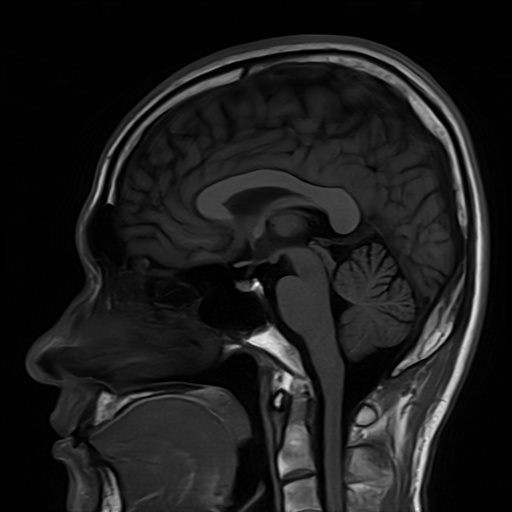
%> input picture Experiment_03/Inputs/images/MRI.jpg, 512 x 512 px
$ octave --eval "task_3_4;"   (GNU Octave 9; MATLAB toolbox functions it lacks are replaced by stand-ins)
%> lines starting %> are read from the running program, lines starting %| are printed output that depends on the picture
%% ==============================================================================
%% SCRIPT: task_3_4.m
%% Experiment 03: Image Smoothing of Medical Images Using Spatial Domain Mean & Gaussian Filters
%% Task 3.4: Quantitative Image Quality Benchmarking (PSNR, SSIM, CNR)
%% Course: Medical Image Processing | Riphah International University
%% Instructor: Engr. Rana Talha Khalid
%% ==============================================================================

function task_3_4()
    fprintf('======================================================================\n');
    fprintf('EXPERIMENT 03 - MATLAB TASK 3.4: QUANTITATIVE BENCHMARKING (PSNR, SSIM, CNR)\n');
    fprintf('======================================================================\n');

    script_dir = fileparts(mfilename('fullpath'));
    exp_dir = fileparts(script_dir);
    img_path = fullfile(exp_dir, 'Inputs', 'images', 'MRI.jpg');

    if ~exist(img_path, 'file')
        img_path = fullfile(exp_dir, '..', '..', 'images', 'MRI.jpg');
    end

    img = imread(img_path);
%> img is the input picture: size 512x512 uint8; min 0, max 254, mean 27.9
    if size(img, 3) == 3
        img = rgb2gray(img);
    end

    [H, W] = size(img);
%> H = 512; W = 512

    % Simulate Gaussian noise
    rng(42);
    noise_var = (18 / 255)^2;
    noisy = imnoise(img, 'gaussian', 0, noise_var);

    % Filter images
    h_mean5 = fspecial('average', [5 5]);
    mean5 = imfilter(noisy, h_mean5, 'replicate');

    h_gauss5 = fspecial('gaussian', [5 5], 1.2);
    gauss5 = imfilter(noisy, h_gauss5, 'replicate');

    % Define ROIs
    % ROI 1: Signal (Cortex / Parenchyma) [rows H/2-20:H/2+20, cols W/2-20:W/2+20]
    r_sig_y1 = round(H/2) - 20; r_sig_y2 = round(H/2) + 20;
%> after `r_sig_y1 = round(H/2) - 20`: r_sig_y1 = 236
%> after `r_sig_y2 = round(H/2) + 20`: r_sig_y2 = 276
    r_sig_x1 = round(W/2) - 20; r_sig_x2 = round(W/2) + 20;
%> after `r_sig_x1 = round(W/2) - 20`: r_sig_x1 = 236
%> after `r_sig_x2 = round(W/2) + 20`: r_sig_x2 = 276

    % ROI 2: Background Air [rows 10:50, cols 10:50]
    r_bg_y1 = 10; r_bg_y2 = 50;
    r_bg_x1 = 10; r_bg_x2 = 50;

    calc_metrics = @(im) deal( ...
        psnr(im, img), ...
        ssim(im, img), ...
        abs(mean(double(im(r_sig_y1:r_sig_y2, r_sig_x1:r_sig_x2)), 'all') - ...
            mean(double(im(r_bg_y1:r_bg_y2, r_bg_x1:r_bg_x2)), 'all')) / ...
        sqrt(var(double(im(r_sig_y1:r_sig_y2, r_sig_x1:r_sig_x2)), 0, 'all') + ...
             var(double(im(r_bg_y1:r_bg_y2, r_bg_x1:r_bg_x2)), 0, 'all')), ...
        std(double(im(r_bg_y1:r_bg_y2, r_bg_x1:r_bg_x2)), 0, 'all') ...
    );

    cases = {
        'Noisy Baseline', noisy;
        'Mean Filter 5x5', mean5;
        'Gaussian Filter 5x5 (sig=1.2)', gauss5
    };
%> cases = 6 items

    fprintf('%-28s | %-10s | %-8s | %-6s | %-12s | %-12s\n', 'Condition', 'PSNR (dB)', 'SSIM', 'CNR', 'Noise std_bg', 'Status');
    fprintf('----------------------------------------------------------------------------------------\n');

    psnr_arr = zeros(1, 3);
    ssim_arr = zeros(1, 3);
    cnr_arr  = zeros(1, 3);

    for i = 1:3
        im = cases{i, 2};
        [p, s, c, s_bg] = calc_metrics(im);
        psnr_arr(i) = p;
        ssim_arr(i) = s;
        cnr_arr(i)  = c;

        if p >= 27.5 && s >= 0.50 && c >= 1.0
            status = 'Good to Go';
        else
            status = 'Clinical Review';
        end
        fprintf('%-28s | %-10.2f | %-8.4f | %-6.2f | %-12.2f | %-12s\n', ...
                cases{i, 1}, p, s, c, s_bg, status);
    end
%> this loop made 3 passes
%> (p, s, c, s_bg) on passes 1 to 3: (24.27, 0.31, 0.756, 10.55), (30.14, 0.668, 1.4, 2.01), (31.27, 0.673, 1.3, 2.58)
%| Noisy Baseline               | 24.27      | 0.3096   | 0.76   | 10.55        | Clinical Review
%| Mean Filter 5x5              | 30.14      | 0.6675   | 1.40   | 2.01         | Good to Go
%| Gaussian Filter 5x5 (sig=1.2) | 31.27      | 0.6734   | 1.30   | 2.58         | Good to Go
%> after the loop, cnr_arr = [0.756 1.4 1.3]; psnr_arr = [24.27 30.14 31.27]; ssim_arr = [0.31 0.668 0.673]; status = 'Good to Go'

    % Visualization: Dual-Panel Figure
    fig = figure('Visible', 'off', 'Position', [100, 100, 1200, 550]);

    % Left: Image with ROI rectangles
    subplot(1, 2, 1);
    imshow(img);
    hold on;
    rectangle('Position', [r_sig_x1, r_sig_y1, 40, 40], 'EdgeColor', 'c', 'LineWidth', 2.5);
    text(r_sig_x1, r_sig_y1 - 6, 'ROI 1: Cortex', 'Color', 'c', 'FontWeight', 'bold', 'FontSize', 9);
    rectangle('Position', [r_bg_x1, r_bg_y1, 40, 40], 'EdgeColor', 'r', 'LineWidth', 2.5);
    text(r_bg_x1, r_bg_y2 + 15, 'ROI 2: Background Air', 'Color', 'r', 'FontWeight', 'bold', 'FontSize', 9);
    hold off;
    title('Brain MRI: Signal & Background ROI Definitions', 'FontSize', 10.5, 'FontWeight', 'bold');

    % Right: Grouped bar chart
    subplot(1, 2, 2);
    bar_data = [psnr_arr', (ssim_arr * 30)', (cnr_arr * 15)'];
%> bar_data = [24.27 9.29 11.35; 30.14 20.03 20.93; 31.27 20.2 19.44]
    b = bar(bar_data);
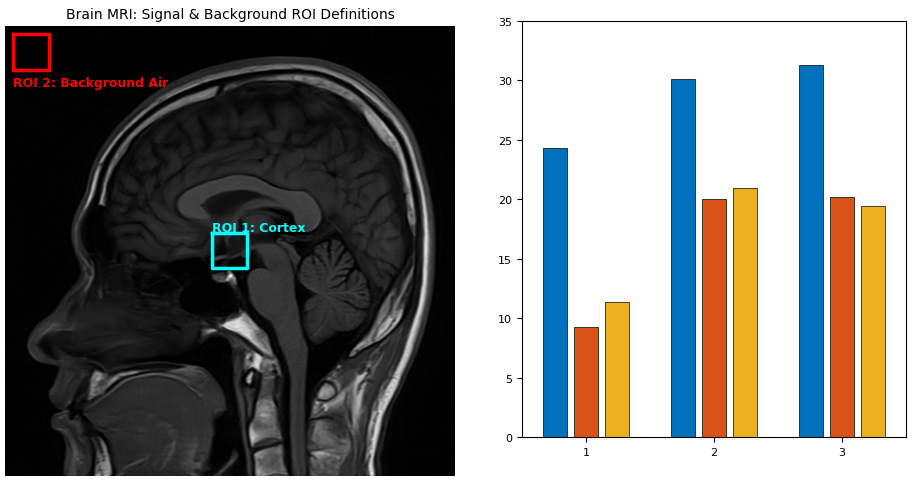
%> figure redrawn from the program's plot data, 2 panels
%> (the run ends here)
